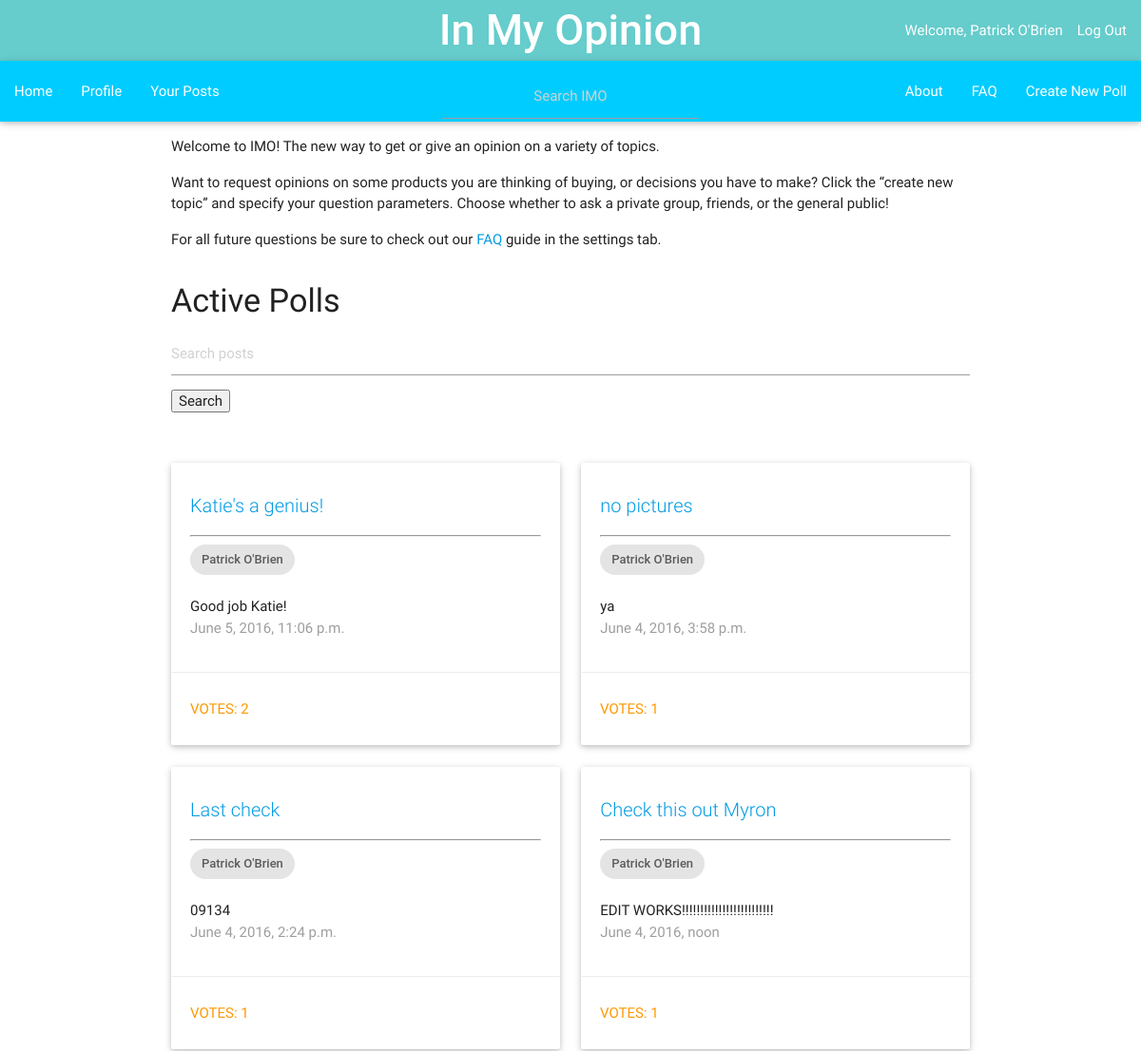
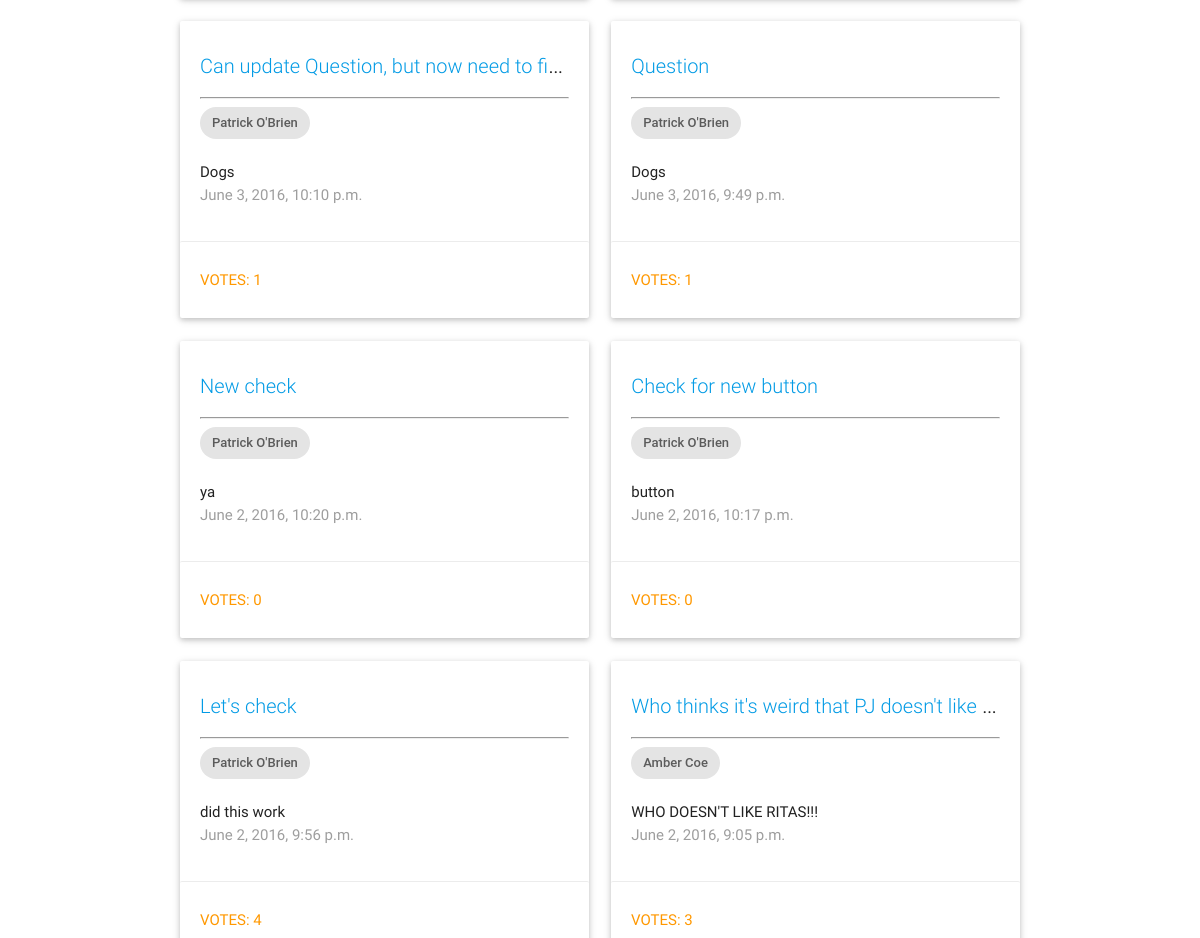
Before: /imo_app/ (signed in, upper part) with the older database file (2 pictures, top to bottom).
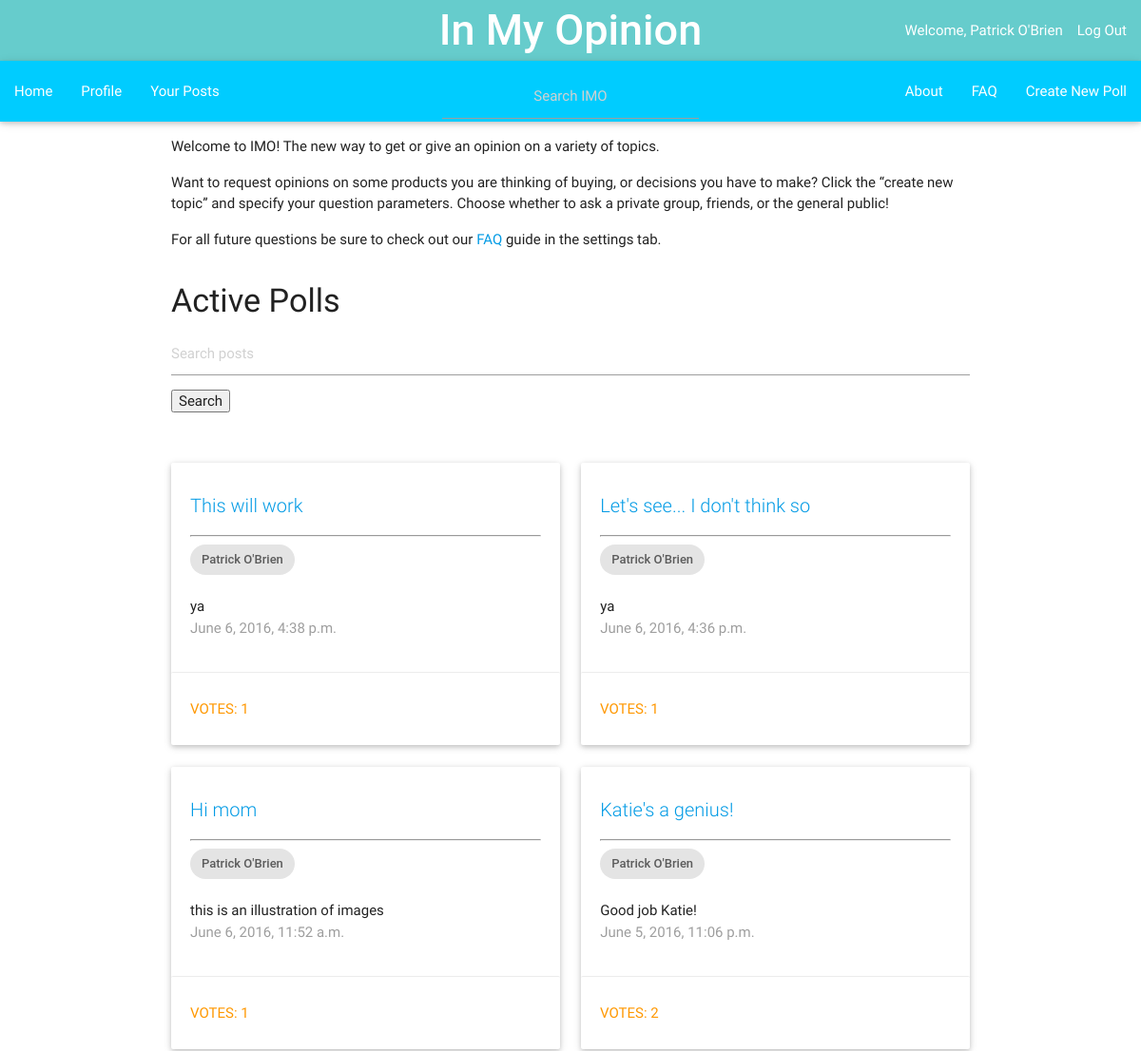
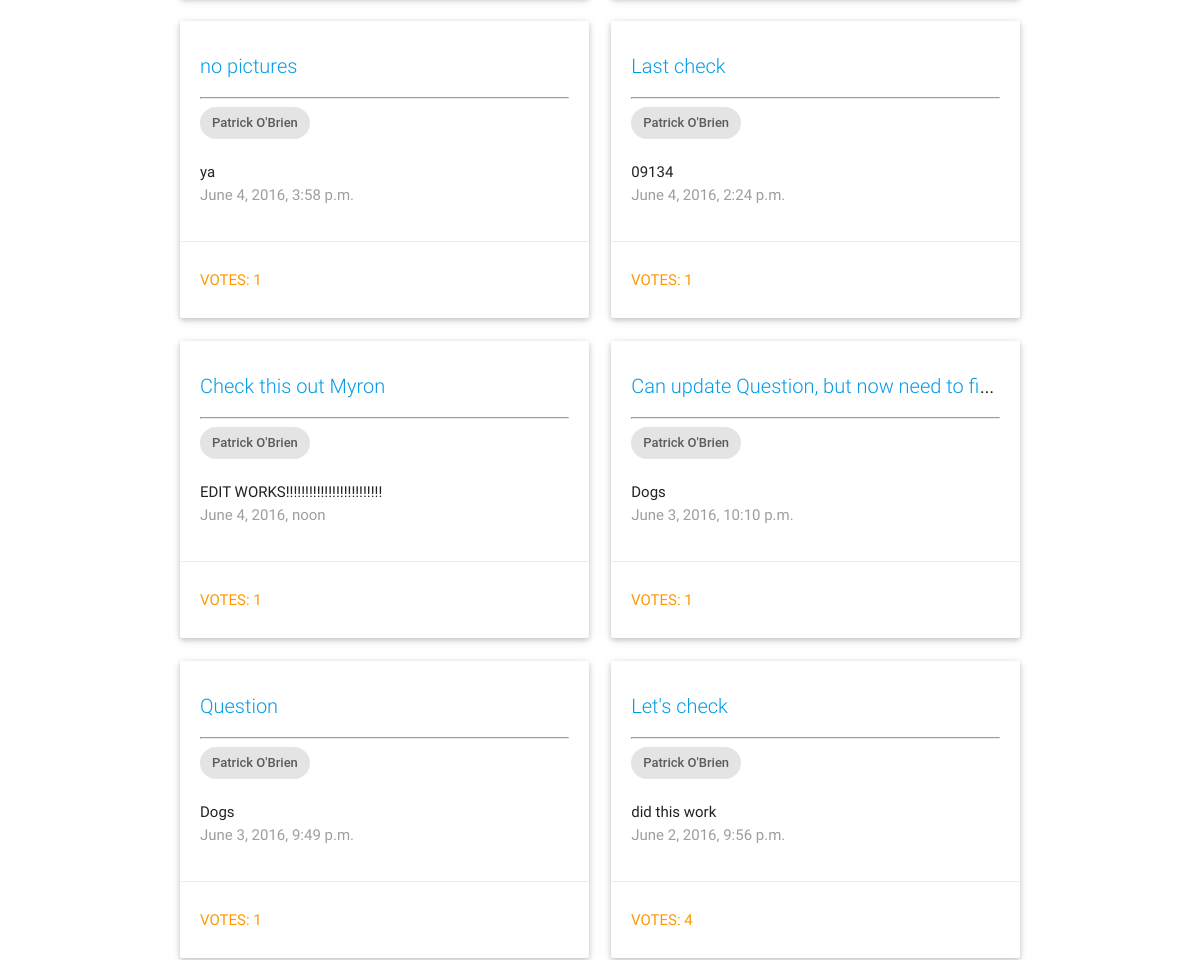
After: the same page with the newer database file (2 pictures, top to bottom).
### imo_app/models.py (models this page shows, shortened)
class Question(models.Model):
    author = models.ForeignKey(UserProfile, on_delete=models.CASCADE)
    author_name = models.CharField(max_length=200, default='')
    question_text = models.CharField(max_length=200)
    description = models.TextField(default = '')
    pub_date = models.DateTimeField('date published')
    choice1 = models.CharField(null=True, blank=True, default = '', max_length = 200)
    image1 = models.ImageField(null=True, blank=True)
    choice2 = models.CharField(null=True, blank=True, default = '', max_length = 200)
    image2 = models.ImageField(null=True, blank=True)
    choice3 = models.CharField(null=True, blank=True, default = '', max_length = 200)
    image3 = models.ImageField(null=True, blank=True)
    total_votes = models.IntegerField(default = 1)
    class Meta:
        ordering = ['-pub_date']

class UserProfile(models.Model):
    user = models.OneToOneField(User)
    name = models.CharField(max_length=200, default='')
    gender = models.CharField(default='', blank=True, max_length=15)
    picture = models.ImageField(blank=True, null=True, default='')
    birthday = models.DateField(blank=True, null=True)
    about = models.TextField(null = True, blank = True, default='')
    motto = models.CharField(max_length=200, null = True, blank=True, default='')
    total_friends = models.IntegerField(default=0)

### imo_app/views.py (the view)
def index(request):
    q_list = Question.objects.all()
    if request.GET.get("q"):
        query = request.GET.get("q")
        q_list = search_bars(q_list, query)
    paginator = Paginator(q_list, 12) # Show 25 contacts per page
    page = request.GET.get('page')
    try:
        q = paginator.page(page)
    except PageNotAnInteger:
        q = paginator.page(1)
    except EmptyPage:
        q = paginator.page(paginator.num_pages)
    current_user = request.user
    context = {'q_all': q, 'current_user': current_user}
    return render(request, 'imo_app/index.html', context)

### imo_app/templates/imo_app/index.html (shortened to what this page needs)
{% extends "imo_app/base.html" %}
{% block content %}
  <div class="row">
    <div class="col m12">
      <p>Welcome to IMO!  The new way to get or give an opinion on a variety of topics.</p>
      <p>Want to request opinions on some products you are thinking of buying, or decisions you have to make?
        Click the “create new topic” and specify your question parameters.  Choose whether to ask a private group,
        friends, or the general public!</p>
      <p>For all future questions be sure to check out our <a href="faq/">FAQ</a> guide in the settings tab.</p>
    </div>
  </div>
    {% if user.is_authenticated %}
      <h4>Active Polls</h4>
      <div class="row">
        <div class="col m12">
        <form method='GET' action=''>
        <input type='text' name='q' placeholder='Search posts' value='{{ request.GET.q }}' />
        <input type='submit' value='Search' />
        </form>
        <br></br>
      </div>
        {% for i in q_all %}
          <div class="col m6">
            <div class="card" >
              <div class="card-content">
                <span class="card-title truncate"><a href="{% url 'imo_app:detail' i.id %}" style = "font-size: 20px">{{ i.question_text }}</a></span>
                <hr></hr>
                <div class="chip">
                  {{ i.author.user.first_name}} {{ i.author.user.last_name}}
                </div>
                <br></br>
                <p class="truncate">{{ i.description }}</p>
                <p class="grey-text">{{ i.pub_date }}</p>
              </div>
              <a href="{% url 'imo_app:detail' i.id %}"><div class="orange-text waves-effect waves-teal card-action btn-flat" style="width:100%; height: 100%">
              Votes: {{ i.total_votes }}
              </div></a>
            </div>
          </div>
        {% endfor %}
        <div class="pagination">
        </div>
      </div>
    {% endif %}
{% endblock content %}

Changed rows visible on the page:
removed Question: question_text "New check", author.user.first_name "Patrick", author.user.last_name "O'Brien", description "ya", pub_date "June 2, 2016, 10:20 p.m.", total_votes "0"
removed Question: question_text "Check for new button", author.user.first_name "Patrick", author.user.last_name "O'Brien", description "button", pub_date "June 2, 2016, 10:17 p.m.", total_votes "0"
no longer on this page (row unchanged): Question: question_text "Who thinks it's weird that PJ doesn't like…", author.user.first_name "Amber", author.user.last_name "Coe", description "WHO DOESN'T LIKE RITAS!!!", pub_date "June 2, 2016, 9:05 p.m.", total_votes "3"
added Question: question_text "This will work", author.user.first_name "Patrick", author.user.last_name "O'Brien", description "ya", pub_date "June 6, 2016, 4:38 p.m.", total_votes "1"
added Question: question_text "Let's see... I don't think so", author.user.first_name "Patrick", author.user.last_name "O'Brien", description "ya", pub_date "June 6, 2016, 4:36 p.m.", total_votes "1"
added Question: question_text "Hi mom", author.user.first_name "Patrick", author.user.last_name "O'Brien", description "this is an illustration of images", pub_date "June 6, 2016, 11:52 a.m.", total_votes "1"
